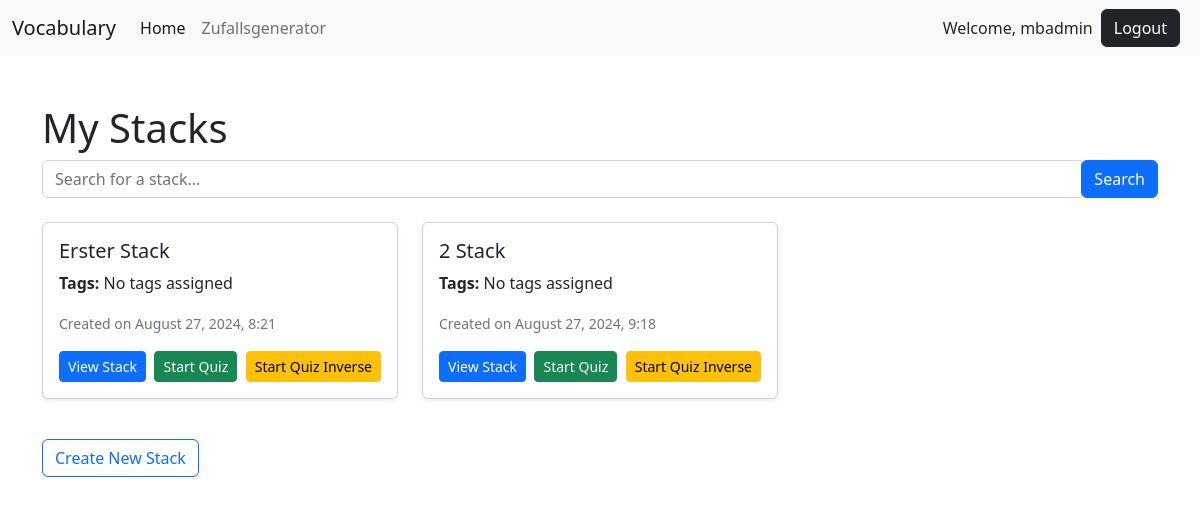
Before: / (signed in) with the older database file.
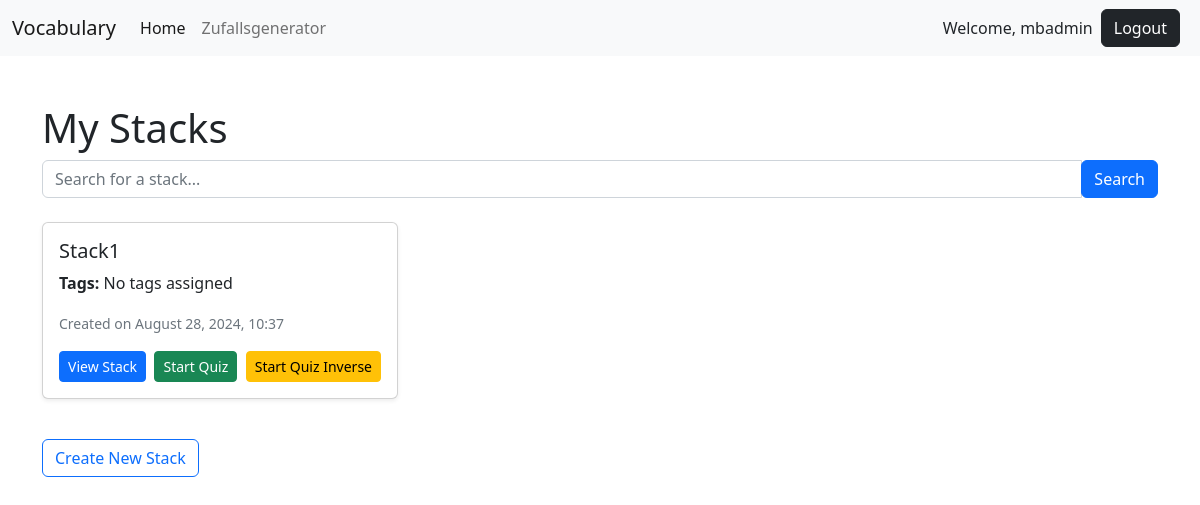
After: the same page with the newer database file.
### vocab/models.py (models this page shows, shortened)
class Stack(models.Model):
    name = models.CharField(max_length=255)
    user = models.ForeignKey(User, on_delete=models.CASCADE)
    created_at = models.DateTimeField(auto_now_add=True)
    last_quiz_timestamp = models.DateTimeField(null=True, blank=True)  #

### vocab/views.py (the view)
# urls.py: 2. Add a URL to urlpatterns:  path('', views.home, name='home')
@login_required
def home(request):
    query = request.GET.get('q')
    if query:
        stacks = Stack.objects.filter(name__icontains=query, user=request.user)
    else:
        stacks = Stack.objects.filter(user=request.user)
    context = {
        'stacks': stacks,
    }
    return render(request, 'vocab/home.html', context)

### vocab/templates/vocab/home.html
{% extends 'profiles/base.html' %}
{% block content %}
<div class="container mt-5">
    <h1>My Stacks</h1>
    <form method="GET" action="{% url 'vocab:home' %}" class="mb-4">
        <div class="input-group">
            <input type="text" name="q" class="form-control" placeholder="Search for a stack..." value="{{ request.GET.q }}">
            <div class="input-group-append">
                <button class="btn btn-primary" type="submit">Search</button>
            </div>
        </div>
    </form>
    {% if stacks %}
    <div class="row">
        {% for stack in stacks %}
        <div class="col-md-4">
            <div class="card mb-4 shadow-sm">
                <div class="card-body">
                    <h5 class="card-title">{{ stack.name }}</h5>
                    <p>
                        <strong>Tags:</strong>
                        {% for tag in stack.tags.all %}
                            <span class="badge bg-secondary">{{ tag.name }}</span>
                        {% empty %}
                            <span>No tags assigned</span>
                        {% endfor %}
                    </p>
                    <p class="card-text">
                        <small class="text-muted">
                            Created on {{ stack.created_at|date:"F j, Y, g:i" }}
                        </small>
                    </p>
                    <div class="d-flex justify-content-between align-items-center">
                        <a href="{% url 'vocab:stack_detail' stack.id %}" class="btn btn-primary btn-sm">View Stack</a>
                        <a href="{% url 'vocab:start_quiz' stack.id %}" class="btn btn-success btn-sm">Start Quiz</a>
                        <a href="{% url 'vocab:start_quiz' stack.id %}?inverse_quiz=true" class="btn btn-warning btn-sm">Start Quiz Inverse</a>
                    </div>
                </div>
            </div>
        </div>
        {% endfor %}
    </div>
    {% else %}
        <p>No stacks found.</p>
    {% endif %}
    <a href="{% url 'vocab:create_stack' %}" class="btn btn-outline-primary mt-3">Create New Stack</a>
</div>
{% endblock %}

Changed rows visible on the page:
removed Stack: name "Erster Stack", created_at "August 27, 2024, 8:21"
removed Stack: name "2 Stack", created_at "August 27, 2024, 9:18"
added Stack: name "Stack1", created_at "August 28, 2024, 10:37"
